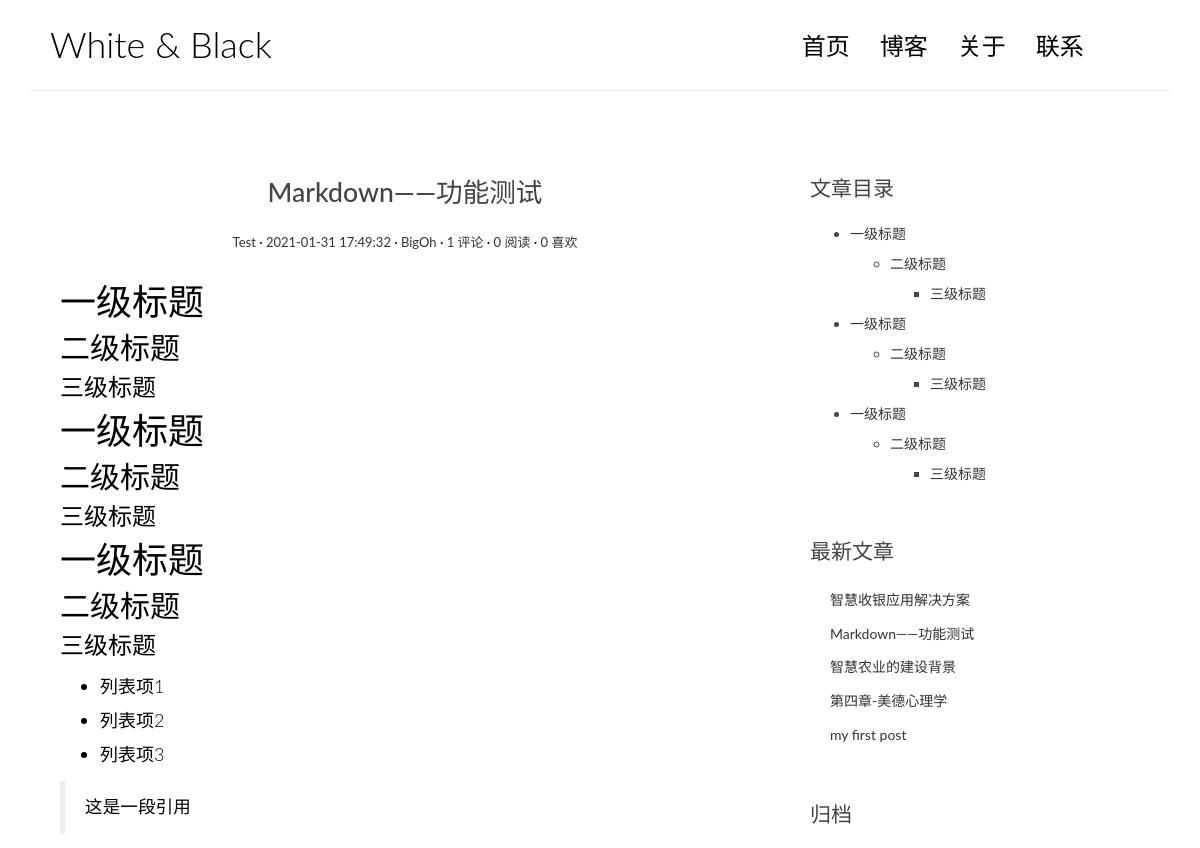
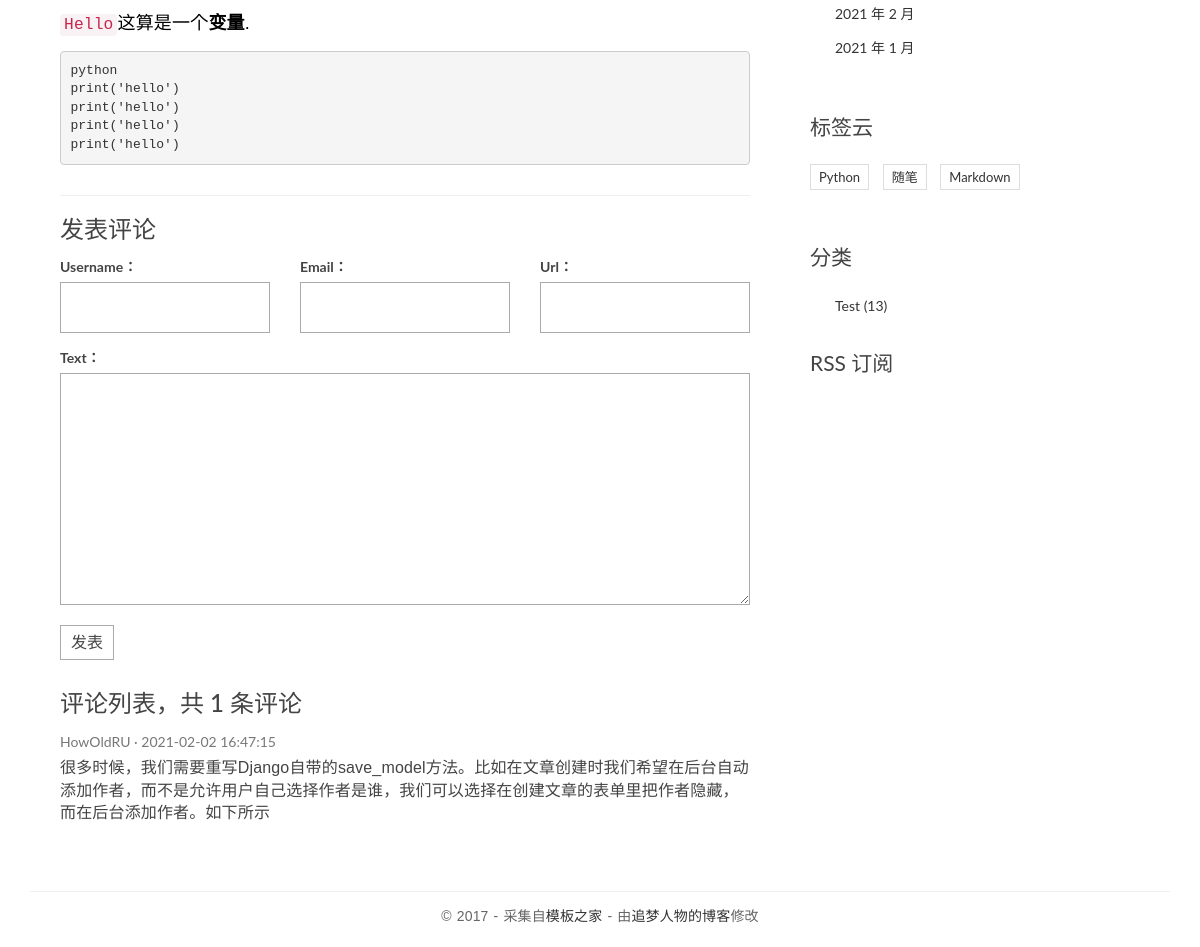
Before: /post/4 with the older database file (2 pictures, top to bottom).
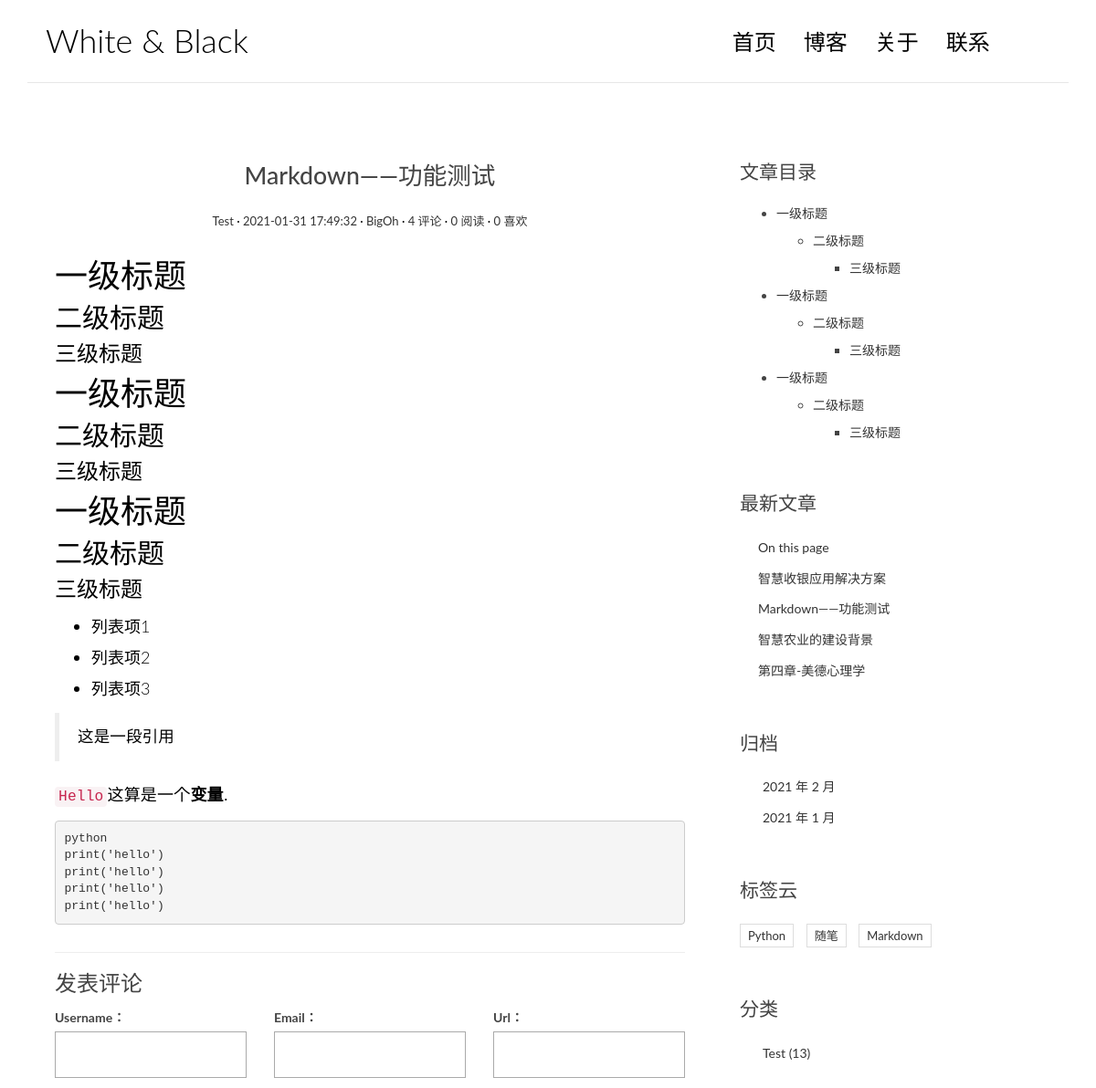
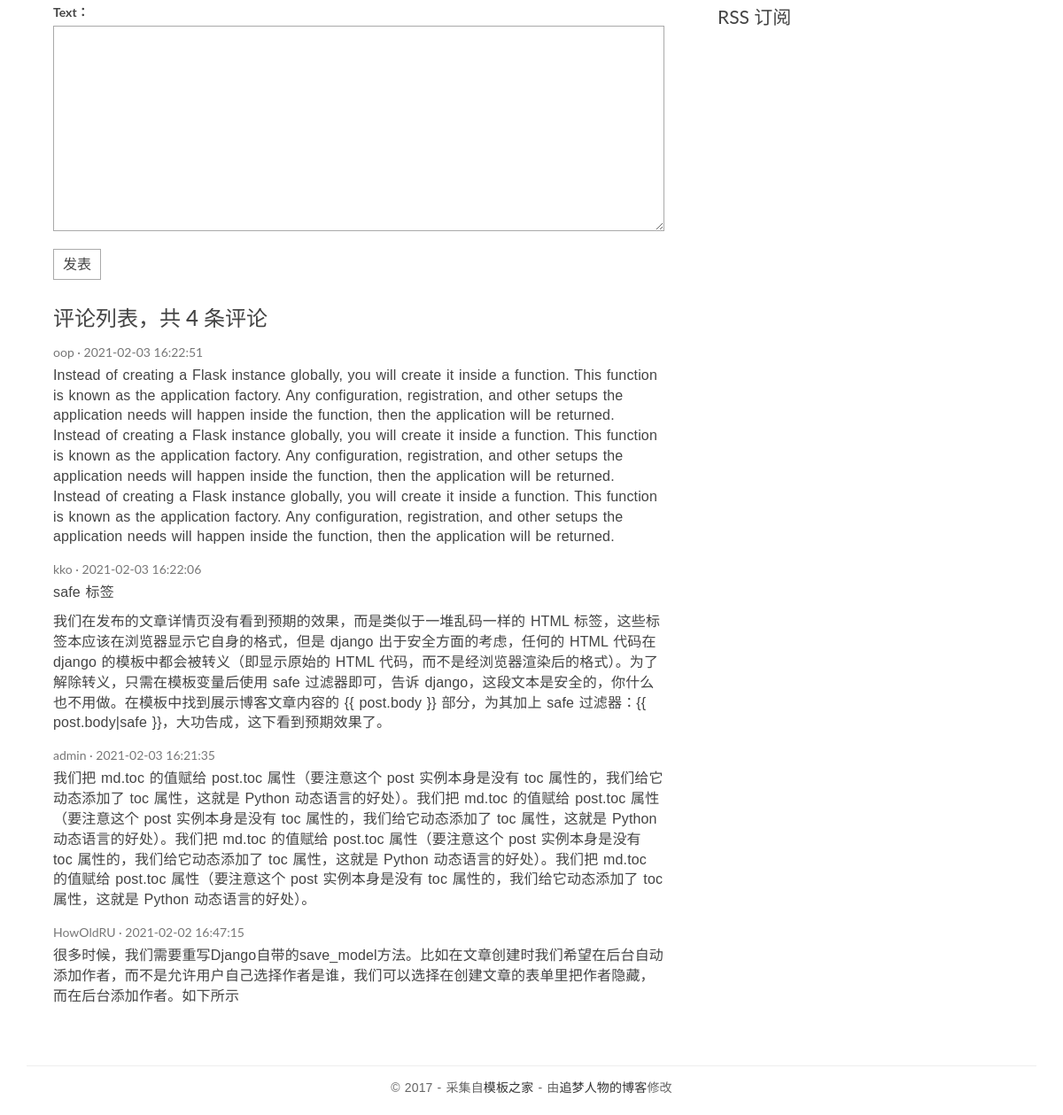
After: the same page with the newer database file (2 pictures, top to bottom).
### blog/models.py (models this page shows, shortened)
class BlogPost(models.Model):
    title = models.CharField(max_length=64)
    text = models.TextField()
    excerpt = models.CharField(max_length=128, null=True, blank=True, default='')
    views = models.PositiveIntegerField(default=0)
    likes = models.PositiveIntegerField(default=0)
    created_at = models.DateTimeField(auto_now_add=True)
    updated_at = models.DateTimeField(auto_now=True)
    author = models.ForeignKey(to=User, on_delete=models.SET_DEFAULT, default='Admin')
    tags = models.ManyToManyField(to=Tag, blank=True)
    category = models.ForeignKey(to=Category, on_delete=models.SET_NULL, null=True, blank=True)
    class Meta:
        verbose_name = '文章'
        verbose_name_plural = '文章列表'
        ordering = ['-created_at']  # set the default ordering field
    def get_absolute_url(self):
        return reverse('blog:blog_post_detail', kwargs={'blog_post_id': self.id})

class Category(models.Model):
    category_name = models.CharField(max_length=32)
    class Meta:
        verbose_name = '分类'
        verbose_name_plural = '分类列表'

class Tag(models.Model):
    tag_name = models.CharField(max_length=32, unique=True)
    class Meta:
        verbose_name = '标签'
        verbose_name_plural = '标签列表'

### comment/models.py (models this page shows, shortened)
class Comment(models.Model):
    username = models.CharField(max_length=64)
    email = models.EmailField()
    url = models.URLField(blank=True)
    text = models.TextField()
    created_at = models.DateTimeField(default=now)
    blog_post = models.ForeignKey(to=BlogPost, on_delete=models.CASCADE, null=True, blank=True)
    class Meta:
        verbose_name = '评论'
        verbose_name_plural = '评论列表'
        ordering = ['-created_at'] # ordering the comments with desc

### blog/views.py (the view)
# urls.py: path('post/<int:blog_post_id>', views.blog_post_detail, name='blog_post_detail'), # blog post detail page
def blog_post_detail(request, blog_post_id):
    blog_post = get_object_or_404(BlogPost, pk=blog_post_id)
    md2html = markdown2.markdown(
        blog_post.text,
        extras=[
            'fenced-code-blocks',
            'code-color',
            'code-friendly',
            'toc'
        ],
    )
    blog_post.text = md2html # html tags
    blog_post.toc = md2html.toc_html # table of content
    context = {
        'website_title': 'White & Black',
        'blog_post': blog_post,
    }
    return render(request, 'blog/blog_post_detail.html', context)

### comment/forms.py
class CommentForm(forms.ModelForm):
    class Meta:
        model = Comment
        fields = ['username', 'email', 'url', 'text']

### blog/templatetags/blog_extras.py (called while the page is built)
@register.inclusion_tag('blog/inclusions/_recent_posts.html', takes_context=True)
def show_recent_blog_posts(context, num=5):
    return {
        'recent_post_list': models.BlogPost.objects.all()[:num],
    }

@register.inclusion_tag('blog/inclusions/_archives.html', takes_context=True)
def show_archives(context):
    return {
        'datetime_list': models.BlogPost.objects.dates('created_at', 'month', order='DESC')
    }

@register.inclusion_tag('blog/inclusions/_categories.html', takes_context=True)
def show_categories(context):
    return {
        'category_list': models.Category.objects.all()
    }

@register.inclusion_tag('blog/inclusions/_tags.html', takes_context=True)
def show_tags(context):
    return {
        'tag_list': models.Tag.objects.all()
    }

### comment/templatetags/comments_extras.py (called while the page is built)
@register.inclusion_tag('comments/inclusions/_form.html', takes_context=True)
def show_comment_form(context, blog_post, form=None):
    if not form:
        form = forms.CommentForm()
    return {
        'form': form,
        'blog_post': blog_post
    }

@register.inclusion_tag('comments/inclusions/_comment_list.html', takes_context=True)
def comment_list(context, blog_post_id):
    comment_list = models.Comment.objects.filter(blog_post_id=blog_post_id)
    total_cnt_comment = comment_list.count()
    return {
        'comment_list': comment_list,
        'total_cnt_comment': total_cnt_comment,
    }

### templates/blog/blog_post_detail.html
{% extends 'base.html' %}
{% load comments_extras %}
{% block main_contain_region %}
    {% if blog_post %}
        <article class="post post-{{ blog_post.id }}">
            <header class="entry-header">
                <h1 class="entry-title">{{ blog_post.title }}</h1>
            <div class="entry-meta">
                <span class="post-category"><a href="{% url 'blog:category' blog_post.category_id%}">{{ blog_post.category.category_name }}</a></span>
                <span class="post-date"><a href="#"><time class="entry-date">{{ blog_post.created_at }}</time></a></span>
                <span class="post-author"><a href="#">{{ blog_post.author }}</a></span>
                <span class="comments-link"><a href="{{ blog_post.get_absolute_url }}#comment-area">{{ blog_post.comment_set.count }} 评论</a></span>
                <span class="views-count"><a href="#">{{ blog_post.views }} 阅读</a></span>
                <span class="likes-count"><a href="#">{{ blog_post.likes }} 喜欢</a></span>
            </div>
            </header>
            <div class="entry-content clearfix">
                {{ blog_post.text|safe }}
            </div>
        </article>
    {% endif %}
{% endblock %}
{% block comment_region %}
    <section class="comment-area" id="comment-area">
    <hr>
    <h3>发表评论</h3>
        {% show_comment_form blog_post %}
        {% comment_list blog_post.id %}
    </section>
{% endblock %}
{% block blog_post_toc %}
    {% if blog_post.toc %}
        <div class="widget widget-content">
            <h3 class="widget-title">文章目录</h3>
            <div class="toc">{{ blog_post.toc|safe }}</div>
        </div>
    {% endif %}
{% endblock %}

### templates/base.html (shortened to what this page needs)
{% load static %}
{% load blog_extras %}
<!DOCTYPE html>
<html lang="en">
    <head>
        <link rel="stylesheet" href="{% static 'blog/css/bootstrap.min.css' %}">
        <link rel="stylesheet" href="http://code.ionicframework.com/ionicons/2.0.1/css/ionicons.min.css">
        <link rel="stylesheet" href="{% static 'blog/css/pace.css' %}">
        <link rel="stylesheet" href="{% static 'blog/css/custom.css' %}">
        <link href="https://cdn.bootcss.com/highlight.js/9.15.8/styles/github.min.css" rel="stylesheet">
    </head>
    <body>
        <div class="container">
            <header id="site-header">
                <div class="row">
                    <div class="col-md-4 col-sm-5 col-xs-8">
                        <div class="logo">
                            <h1><a href="{% url 'blog:index' %}">{{ website_title }}</a></h1>
                        </div>
                    </div>
                    <div class="col-md-8 col-sm-7 col-xs-4">
                        <nav class="main-nav" role="navigation">
                            <div class="collapse navbar-collapse" id="bs-example-navbar-collapse-1">
                                <ul class="nav navbar-nav navbar-right">
                                    <li class="cl-effect-11"><a href="{% url 'blog:index' %}" data-hover="首页">首页</a></li>
                                    <li class="cl-effect-11"><a href="#" data-hover="博客">博客</a></li>
                                    <li class="cl-effect-11"><a href="#" data-hover="关于">关于</a></li>
                                    <li class="cl-effect-11"><a href="#" data-hover="联系">联系</a></li>
                                </ul>
                            </div>
                        </nav>
                        </div>
                    </div>
            </header>
        </div>
        <div class="content-body">
            <div class="container">
                <div class="row">
                    <main class="col-md-8">
                        {% block main_contain_region %}
                        {% endblock %}
                        {% block comment_region %}
                        {% endblock %}
                    </main>
                    <aside class="col-md-4">
                        {% block blog_post_toc %}
                        {% endblock %}
                        {% show_recent_blog_posts %}
                        {% show_archives %}
                        {% show_tags %}
                        {% show_categories %}
                        <div class="rss">
                            <a href=""> RSS 订阅</a>
                        </div>
                    </aside>
                </div>
            </div>
        </div>
        <footer id="site-footer">
            <div class="container">
                <div class="row">
                    <div class="col-md-12">
                    <p class="copyright">&copy 2017 - 采集自<a href="http://www.cssmoban.com/"
                                                            target="_blank" title="模板之家">模板之家</a>
                        - 由<a href="http://zmrenwu.com/" title="网页模板" target="_blank">追梦人物的博客</a>修改
                    </p>
                </div>
            </div>
            </div>
        </footer>
    </body>
</html>

### templates/comments/inclusions/_form.html (shortened to what this page needs)
<form action="{% url 'comment:submit_comment' blog_post.id %}" method="post" class="comment-form">
  <div class="row">
    <div class="col-md-4">
      <label for="{{ form.username.id_for_label }}">{{ form.username.label }}：</label>
      {{ form.username }}
    </div>
    <div class="col-md-4">
      <label for="{{ form.email.id_for_label }}">{{ form.email.label }}：</label>
      {{ form.email }}
    </div>
    <div class="col-md-4">
      <label for="{{ form.url.id_for_label }}">{{ form.url.label }}：</label>
      {{ form.url }}
    </div>
    <div class="col-md-12">
      <label for="{{ form.text.id_for_label }}">{{ form.text.label }}：</label>
      {{ form.text }}
      <button type="submit" class="comment-btn">发表</button>
    </div>
  </div>
</form>

### templates/comments/inclusions/_comment_list.html (shortened to what this page needs)
<div class="comment-list-panel">
<h3>评论列表，共 <span>{{ total_cnt_comment }}</span> 条评论</h3>
    {% for comment in comment_list %}
    <ul class="comment-list list-unstyled">
        <li class="comment-item">
            <span class="nickname">{{ comment.username }}</span>
            <time class="submit-date" >{{ comment.created_at }}</time>
            <div class="text">
                {{ comment.text|linebreaks }}
            </div>
        </li>
    </ul>
    {% endfor %}
</div>

### templates/blog/inclusions/_recent_posts.html
<div class="widget widget-recent-posts">
    <h3 class="widget-title">最新文章</h3>
        <ul>
            {% for blog_post in recent_post_list %}
            <li>
                <a href="{{ blog_post.get_absolute_url }}">{{ blog_post.title }}</a>
            </li>
            {% empty %}
                暂无文章！
            {% endfor %}
    </ul>
</div>

### templates/blog/inclusions/_archives.html
<div class="widget widget-archives">
    <h3 class="widget-title">归档</h3>
    <ul>
        {% for datetime in datetime_list %}
        <li>
            <a href="{% url 'blog:archive' datetime.year datetime.month %}">{{ datetime.year }} 年 {{ datetime.month }} 月</a>
        </li>
        {% empty %}
            暂无归档！
        {% endfor %}
    </ul>
</div>

### templates/blog/inclusions/_tags.html
<div class="widget widget-tag-cloud">
  <h3 class="widget-title">标签云</h3>
  <ul>
    {% for tag in tag_list %}
      <li>
        <a href="{% url 'blog:tag' tag.id %}">{{ tag.tag_name }}</a>
      </li>
    {% empty %}
      暂无标签！
    {% endfor %}
  </ul>
</div>

### templates/blog/inclusions/_categories.html
<div class="widget widget-category">
  <h3 class="widget-title">分类</h3>
  <ul>
    {% for category in category_list %}
      <li>
        <a href="{% url 'blog:category' category.id %}">{{ category.category_name }} <span class="post-count">(13)</span></a>
      </li>
    {% empty %}
      暂无分类！
    {% endfor %}
  </ul>
</div>

### blog/static/blog/css/custom.css (style rules this page uses)
* { outline: none; }
h1, h2, h3, h4, h5, h6 { margin-top: 0; }
a { color: #333; }
body { color: #444; font-family: 'Lato', sans-serif; }
p { font-family: 'Ubuntu', sans-serif; font-weight: 400; word-spacing: 1px; letter-spacing: 0.01em; }
#site-header { background-color: #FFF; padding: 25px 20px; margin-bottom: 40px; border-bottom: 1px solid #e7e7e7; }
.logo h1 a { color: #000; }
.logo h1 { margin: 0; font-family: 'Lato', sans-serif; font-weight: 300; }
.main-nav { margin-top: 11px; max-width: 95%; }
.main-nav a { color: #000000 !important; padding: 0 0 5px 0 !important; margin-right: 30px; font-family: 'Lato', sans-serif; font-weight: 300; font-size: 24px; }
.cl-effect-11 a { padding: 10px 0; color: #0972b4; text-shadow: none; }
.cl-effect-11 a::before { position: absolute; top: 0; left: 0; overflow: hidden; padding: 0 0 5px 0 !important; max-width: 0; border-bottom: 1px solid #000; color: #000; content: attr(data-hover); white-space: nowrap; -webkit-transition: max-width 0.5s; -moz-transition: max-width 0.5s; transition: max-width 0.5s; }
.content-body { padding-bottom: 4em; }
.post { background: #fff; padding: 30px 30px 0; }
.entry-title { text-align: center; font-size: 1.9em; margin-bottom: 20px; line-height: 1.6; padding: 10px 20px 0; }
.entry-meta { text-align: center; color: #DDDDDD; font-size: 13px; margin-bottom: 30px; }
.entry-content { font-size: 18px; line-height: 1.9; font-weight: 300; color: #000; }
.post-category::after, .post-date::after, .post-author::after, .comments-link::after, .views-count::after { content: ' ·'; color: #000; }
.widget { background: #fff; padding: 30px 0 0; }
.widget-title { font-size: 1.5em; margin-bottom: 20px; line-height: 1.6; padding: 10px 0 0; font-weight: 400; }
.widget-recent-posts ul { padding: 0; margin: 0; padding-left: 20px; }
.widget-recent-posts ul li { list-style-type: none; position: relative; line-height: 170%; margin-bottom: 10px; }
.widget-recent-posts ul li::before { content: '\f3d3'; font-family: "Ionicons"; position: absolute; left: -17px; top: 3px; font-size: 16px; color: #000; }
.widget-archives ul { padding: 0; margin: 0; padding-left: 25px; }
.widget-archives ul li { list-style-type: none; position: relative; line-height: 170%; margin-bottom: 10px; }
.widget-archives ul li::before { content: '\f3f3'; font-family: "Ionicons"; position: absolute; left: -25px; top: 1px; font-size: 16px; color: #000; }
.widget-category ul { padding: 0; margin: 0; padding-left: 25px; }
.widget-category ul li { list-style-type: none; position: relative; line-height: 170%; margin-bottom: 10px; }
.widget-category ul li::before { content: '\f3fe'; font-family: "Ionicons"; position: absolute; left: -25px; top: 1px; font-size: 18px; color: #000; }
.widget-tag-cloud ul { padding: 0; margin: 0; margin-right: -10px; }
.widget-tag-cloud ul li { list-style-type: none; font-size: 13px; display: inline-block; margin-right: 10px; margin-bottom: 10px; padding: 3px 8px; border: 1px solid #ddd; }
.widget-content ul ul { margin-top: 10px; }
.widget-content ul li { margin-bottom: 10px; }
.rss { font-size: 21px; margin-top: 30px; }
.rss a { color: #444; }
#site-footer { padding-top: 10px; padding: 0 0 1.5em 0; }
.copyright { text-align: center; padding-top: 1em; margin: 0; border-top: 1px solid #eee; color: #666; }
.contact-form input, .comment-form input { border: 1px solid #aaa; margin-bottom: 15px; width: 100%; padding: 15px 15px; font-size: 16px; line-height: 100%; transition: 0.4s border-color linear; }
.contact-form textarea, .comment-form textarea { border: 1px solid #aaa; margin-bottom: 15px; width: 100%; padding: 15px 15px; font-size: 16px; line-height: 20px !important; min-height: 183px; transition: 0.4s border-color linear; }
.comment-area { padding: 0 30px 0; }
.comment-form { margin-top: 15px; }
.comment-form .comment-btn { background-color: #fff; border: 1px solid #aaa; font-size: 16px; padding: 5px 10px; }
.comment-list-panel { margin-top: 30px; }
.comment-list { margin-top: 15px; }
.comment-item .nickname, .comment-item .submit-date { color: #777; font-size: 14px; }
.comment-item .nickname:after { content: ' ·'; }
.comment-item .text { padding-top: 5px; font-size: 16px; }

Changed rows visible on the page:
no longer on this page (row unchanged): BlogPost: title "my first post"
computed for BlogPost "Markdown——功能测试": comment_set.count "1" → "4"
added Comment: username "oop", created_at "2021-02-03 16:22:51", text "Instead of creating a Flask instance globally, you will create it inside a function. This function is known as the application factory. Any configuration, registration, and other setups the application needs will happen inside the function, then the application will be returned. Instead of creating a Flask instance globally, you will create it inside a function. This function is known as the application factory. Any configuration, registration, and other setups the application needs will happen inside the function, then the application will be returned. Instead of creating a Flask instance globally, you will create it inside a function. This function is known as the application factory. Any…"
added Comment: username "kko", created_at "2021-02-03 16:22:06", text "safe 标签 我们在发布的文章详情页没有看到预期的效果，而是类似于一堆乱码一样的 HTML 标签，这些标签本应该在浏览器显示它自身的格式，但是 django 出于安全方面的考虑，任何的 HTML 代码在 django 的模板中都会被转义（即显示原始的 HTML 代码，而不是经浏览器渲染后的格式）。为了解除转义，只需在模板变量后使用 safe 过滤器即可，告诉 django，这段文本是安全的，你什么也不用做。在模板中找到展示博客文章内容的 {{ post.body }} 部分，为其加上 safe 过滤器：{{ post.body|safe }}，大功告成，这下看到预期效果了。"
added Comment: username "admin", created_at "2021-02-03 16:21:35", text "我们把 md.toc 的值赋给 post.toc 属性（要注意这个 post 实例本身是没有 toc 属性的，我们给它动态添加了 toc 属性，这就是 Python 动态语言的好处）。我们把 md.toc 的值赋给 post.toc 属性（要注意这个 post 实例本身是没有 toc 属性的，我们给它动态添加了 toc 属性，这就是 Python 动态语言的好处）。我们把 md.toc 的值赋给 post.toc 属性（要注意这个 post 实例本身是没有 toc 属性的，我们给它动态添加了 toc 属性，这就是 Python 动态语言的好处）。我们把 md.toc 的值赋给 post.toc 属性（要注意这个 post 实例本身是没有 toc 属性的，我们给它动态添加了 toc 属性，这就是 Python 动态语言的好处）。"
added BlogPost: title "On this page"
Other visible differences:
{{ total_cnt_comment }}: "1" → "4"
